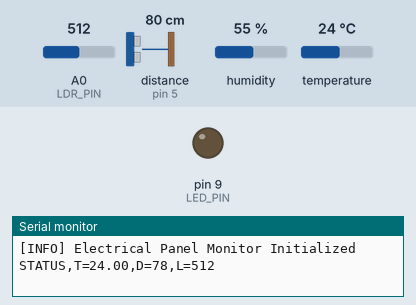
A sketch run on a simulated Arduino Uno, built with avr-gcc and run on an emulated ATmega328P. On the bench: output pins drawn as LEDs (lit = HIGH), the last lines printed to the serial monitor. Wiring (inferred from the names in the program): ultrasonic range finder: trigger pin 4; echo pin 5. The inputs (shaded band) are chosen by the test bench; at power-on: distance to the obstacle (sensor on pin 5) 80 cm, A0 (LDR_PIN) = 512, humidity 55 %, temperature 24 °C. The echo pulse lasts 58.3 µs per cm; pins used as bus, display or sensor lines are not drawn.

Above: at 1.3 s.
1.4 s: distance to the obstacle (sensor on pin 5) set to 12 cm
2.9 s: distance to the obstacle (sensor on pin 5) set to 9 cm
At 4.2 s:
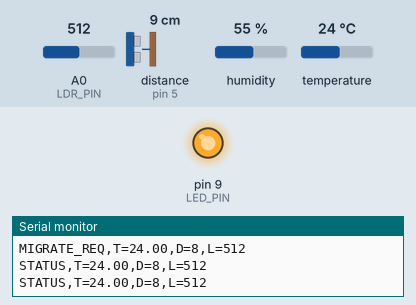
Timing chart, 0 to 5.9 s (numbered marks = the images above; inputs shaded):
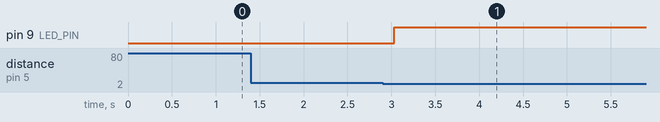

The sketch:

panel_monitor.ino
```cpp
#include "DHT.h"

// Pin Definitions
#define DHTPIN 2
#define DHTTYPE DHT22
#define TRIG_PIN 4
#define ECHO_PIN 5
#define LDR_PIN A0
#define LED_PIN 9

DHT dht(DHTPIN, DHTTYPE);

// Thresholds
const float TEMP_THRESHOLD = 38.0;
const int DIST_THRESHOLD = 10;
const int LDR_THRESHOLD = 200;

enum State { EDGE, CLOUD };
State systemState = EDGE;

void setup() {
  Serial.begin(9600);
  dht.begin();
  pinMode(TRIG_PIN, OUTPUT);
  pinMode(ECHO_PIN, INPUT);
  pinMode(LED_PIN, OUTPUT);
  pinMode(LDR_PIN, INPUT);

  digitalWrite(LED_PIN, LOW);
  Serial.println("[INFO] Electrical Panel Monitor Initialized");
}

long getDistance() {
  digitalWrite(TRIG_PIN, LOW);
  delayMicroseconds(2);
  digitalWrite(TRIG_PIN, HIGH);
  delayMicroseconds(10);
  digitalWrite(TRIG_PIN, LOW);
  long duration = pulseIn(ECHO_PIN, HIGH);
  return duration * 0.034 / 2;
}

void loop() {
  float temp = dht.readTemperature();
  long distance = getDistance();
  int light = analogRead(LDR_PIN);

  bool hazard = (temp > TEMP_THRESHOLD) || (distance < DIST_THRESHOLD);

  // Format data for Python task
  // Format: HAZARD_DATA:Temp,Dist,Light
  if (hazard) {
    if (systemState == EDGE) {
      Serial.print("MIGRATE_REQ,T=");
      Serial.print(temp);
      Serial.print(",D=");
      Serial.print(distance);
      Serial.print(",L=");
      Serial.println(light);
      systemState = CLOUD;
      digitalWrite(LED_PIN, HIGH);
    }
  } else {
    if (systemState == CLOUD) {
      Serial.println("RETURN_REQ");
      systemState = EDGE;
      digitalWrite(LED_PIN, LOW);
    }
  }

  // Periodic status update for dashboard
  static unsigned long lastUpdate = 0;
  if (millis() - lastUpdate > 1000) {
    Serial.print("STATUS,T=");
    Serial.print(temp);
    Serial.print(",D=");
    Serial.print(distance);
    Serial.print(",L=");
    Serial.println(light);
    lastUpdate = millis();
  }

  delay(500);
}
```

Measured:
- the behaviour switches between 11 and 10 cm on distance to the obstacle (sensor on pin 5) (found by bisection; images 0 and 1)
- after the input at 2.9 s, pin 9 (LED_PIN): LOW → HIGH after 0.13 s
